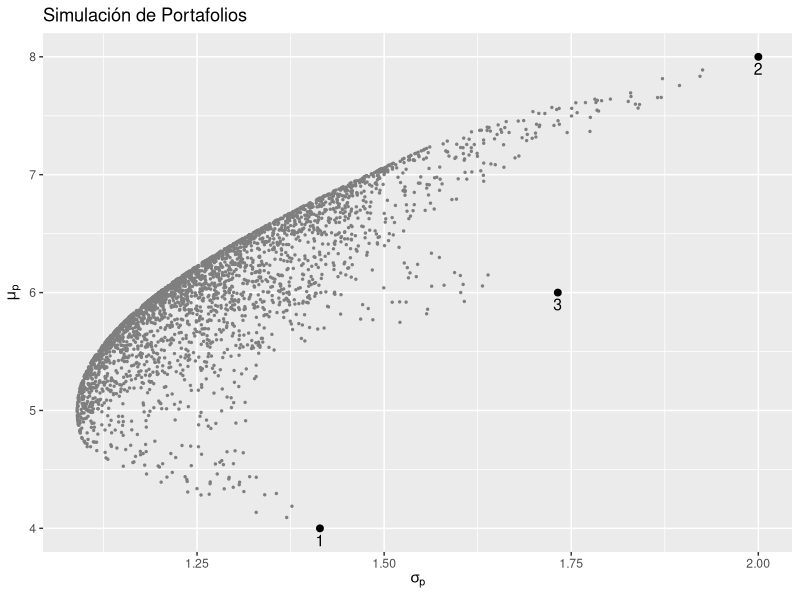
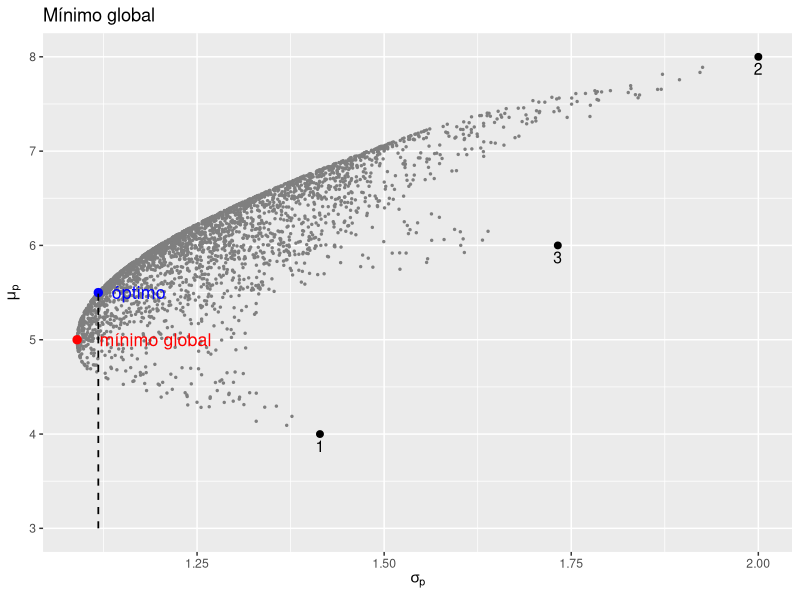

Generate these figures, in order, with R:
# =========================================================
#     Portafolio con 3 activos (2025/10/07)
# =========================================================

library(ggplot2)

# 1. Datos

i <- matrix(c(1, 1, 1), 3); i
mu <- matrix(c(4, 8, 6), 3); mu
S <- matrix(c(2, 1, 0, 1, 4, 1, 0, 1, 3), 3); S


# 2. Simulación de Portafolios

P <- matrix(runif(9000, min = 0, max = 100), ncol = 3)
W = P / rowSums(P)

risk <- c()
for (j in 1 : 3000){
  risk[j] <- sqrt(W[j, ] %*% S %*% t(W)[ ,j])
}
mu.p <- mu[1,1] * W[ ,1] + mu[2,1] * W[ ,2] + mu[3,1] * W[ ,3]

p <- ggplot(data.frame(risk, mu.p), aes(x = risk, y = mu.p)) +
  geom_point(size = 0.5, colour = "grey50") +
  labs(title = "Simulación de Portafolios",
       x = expression(sigma[p]),
       y = expression(mu[p]))

p.1 <- p + 
  annotate('point', x = sqrt(S[1,1]), y = mu[1,1], size = 2, colour = "black") +
  annotate('text', x = sqrt(S[1,1]), y = mu[1,1], label = "1", size = 4,
           hjust = 0.5, vjust = 1.5) +
  annotate('point', x = sqrt(S[2,2]), y = mu[2,1], size = 2, colour = "black") +
  annotate('text', x = sqrt(S[2,2]), y = mu[2,1], label = "2", size = 4,
           hjust = 0.5, vjust = 1.5) +  # arriba
  annotate('point', x = sqrt(S[3,3]), y = mu[3,1], size = 2, colour = "black") +
  annotate('text', x = sqrt(S[3,3]), y = mu[3,1], label = "3", size = 4,
           hjust = 0.5, vjust = 1.5)

p.1

# 2. Portafolios equitativo

W.eq <- matrix(c(rep(1,3)/ 3), 3); W.eq
retorno <- c( t(W.eq) %*% mu ); retorno
s.eq <- sqrt(t(W.eq) %*% S %*% W.eq); s.eq


# 3. Portafolio mínimo global y retorno dado

A <- c(t(i) %*% solve(S) %*% i); A
B <- c(t(i) %*% solve(S) %*% mu); B
C <- c(t(mu) %*% solve(S) %*% mu); C
D <- A * C - B^2; D

Si <- solve(S) %*% i; Si
Su <- solve(S) %*% mu; Su

# Mínimo global
w.g <- Si / A; w.g
s.g <- 1 / sqrt(A); s.g
mu.g <- t(w.g) %*% mu; mu.g


# Mínimo retorno 5.5

mu.bar <- 5.5
W <- ((C - mu.bar * B) / D) * Si + ((mu.bar * A - B) / D) * Su; W
a <- sqrt((mu.bar^2 * A - 2 * mu.bar * B + C) / D); a

sqrt(t(W) %*% S %*% W)


# 4. Portafolio mínimo global y retorno dado

p.1 + 
  annotate('point', x = s.g, y = mu.g, size = 2.5, colour = "red") +
  annotate('text', x = s.g, y = mu.g, label = "mínimo global",
           size = 4.5, colour = "red", hjust = -0.2, vjust = 0.5) +
  annotate('point', x = a, y = mu.bar, size = 2.5, colour = "blue") +
  annotate('text', x = a, y = mu.bar, label = "óptimo",
           size = 4.5, colour = "blue", hjust = -0.25, vjust = 0.5) +
  annotate('segment', x = a, y = 3, xend = a, yend = 5.5,
           lwd = 0.6, colour = "black", linetype = "dashed") +
  ggtitle("Mínimo global")
